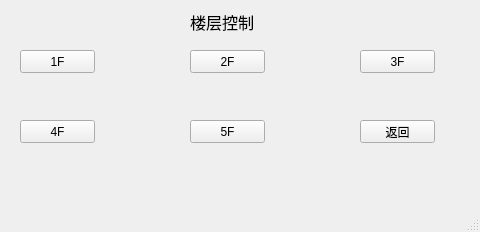
<?xml version="1.0" encoding="UTF-8"?>
<ui version="4.0">
 <class>Floor</class>
 <widget class="QMainWindow" name="Floor">
  <property name="geometry">
   <rect>
    <x>0</x>
    <y>0</y>
    <width>480</width>
    <height>232</height>
   </rect>
  </property>
  <property name="windowTitle">
   <string>MainWindow</string>
  </property>
  <widget class="QWidget" name="centralwidget">
   <widget class="QLabel" name="label">
    <property name="geometry">
     <rect>
      <x>190</x>
      <y>10</y>
      <width>71</width>
      <height>21</height>
     </rect>
    </property>
    <property name="text">
     <string>&lt;html&gt;&lt;head/&gt;&lt;body&gt;&lt;p&gt;&lt;span style=&quot; font-size:12pt;&quot;&gt;楼层控制&lt;/span&gt;&lt;/p&gt;&lt;/body&gt;&lt;/html&gt;</string>
    </property>
   </widget>
   <widget class="QPushButton" name="pushButton">
    <property name="geometry">
     <rect>
      <x>20</x>
      <y>50</y>
      <width>75</width>
      <height>23</height>
     </rect>
    </property>
    <property name="text">
     <string>1F</string>
    </property>
   </widget>
   <widget class="QPushButton" name="pushButton_2">
    <property name="geometry">
     <rect>
      <x>190</x>
      <y>50</y>
      <width>75</width>
      <height>23</height>
     </rect>
    </property>
    <property name="text">
     <string>2F</string>
    </property>
   </widget>
   <widget class="QPushButton" name="pushButton_3">
    <property name="geometry">
     <rect>
      <x>360</x>
      <y>50</y>
      <width>75</width>
      <height>23</height>
     </rect>
    </property>
    <property name="text">
     <string>3F</string>
    </property>
   </widget>
   <widget class="QPushButton" name="pushButton_4">
    <property name="geometry">
     <rect>
      <x>20</x>
      <y>120</y>
      <width>75</width>
      <height>23</height>
     </rect>
    </property>
    <property name="text">
     <string>4F</string>
    </property>
   </widget>
   <widget class="QPushButton" name="pushButton_5">
    <property name="geometry">
     <rect>
      <x>190</x>
      <y>120</y>
      <width>75</width>
      <height>23</height>
     </rect>
    </property>
    <property name="text">
     <string>5F</string>
    </property>
   </widget>
   <widget class="QPushButton" name="pushButton_6">
    <property name="geometry">
     <rect>
      <x>360</x>
      <y>120</y>
      <width>75</width>
      <height>23</height>
     </rect>
    </property>
    <property name="text">
     <string>返回</string>
    </property>
   </widget>
  </widget>
  <widget class="QMenuBar" name="menubar">
   <property name="geometry">
    <rect>
     <x>0</x>
     <y>0</y>
     <width>480</width>
     <height>23</height>
    </rect>
   </property>
  </widget>
  <widget class="QStatusBar" name="statusbar"/>
 </widget>
 <resources/>
 <connections/>
</ui>
